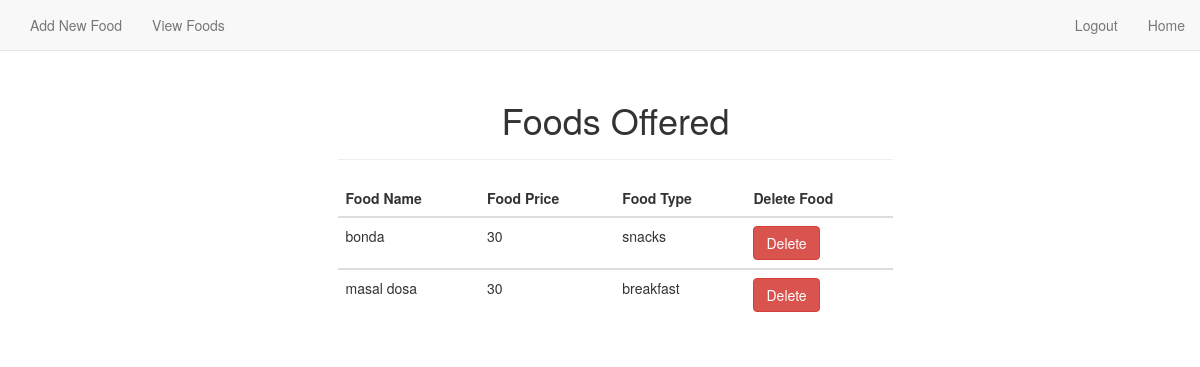
Page /viewfood.php on the committed database.
### tables this page shows
CREATE TABLE `Food` (
  `Food_id` int(30) NOT NULL,
  `Food_name` varchar(30) NOT NULL,
  `Food_price` float NOT NULL,
  `Food_type` varchar(400) NOT NULL
);

### viewfood.php (the view, shortened to what this page needs)
<?php
    $connection= mysqli_connect("localhost","root","","canteen");
    $sql= "SELECT * FROM `Food`";
    $res=mysqli_query($connection,$sql);
?>
<!DOCTYPE html>
<html lang="en">
<head>
    <link rel="stylesheet" href="https://maxcdn.bootstrapcdn.com/bootstrap/3.3.7/css/bootstrap.min.css">
    <link rel="stylesheet" href="css/animate.css">
    <link rel="stylesheet" href="css/stylea.css">
</head>
<body  >
   <div id="myDiv">
   <?php include 'navbar_food.php'; ?>
   <br><br><br>
   <div class="container">
      <?php
        if(mysqli_num_rows($res)>=0){ ?>
      <div class="container">
         <div class="row">
             <div class="col-md-3"></div>
             <div class="col-md-6 foo">
                 <div class="page-header">
                    <h1 class="animated bounceIn" style="text-align: center;">Foods Offered</h1>
                  </div>
                  <table class="table">
                    <thead>
                        <th>Food Name</th>
                        <th>Food Price</th>
                        <th>Food Type</th>
                        <th>Delete Food</th>
                    </thead>
                    <tbody>
                        <?php while($row=mysqli_fetch_assoc($res)) {  ?>
                        <tr>
                            <td><?php echo $row["Food_name"]; ?></td>
                            <td><?php echo $row["Food_price"] ?></td>
                            <td><?php echo $row["Food_type"] ?></td>
                            <td><a class="btn btn-danger" onclick="return confirm('Are u sure?')" href="deletefood.php?Food_id=<?php echo $row['Food_id']; ?>">Delete</a></td>
                        </tr>
                    </tbody>
                <?php } }?>
                </table>
             </div>
             <div class="col-md-3"></div>
         </div>
      </div>
   </div>
    </div>
</body>
</html>

### rows in the picture
food: Food_name "bonda", Food_price "30", Food_type "snacks"
food: Food_name "masal dosa", Food_price "30", Food_type "breakfast"
